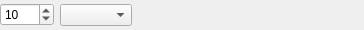
<?xml version="1.0" encoding="UTF-8"?>
<ui version="4.0">
 <class>TimeDurationWidget</class>
 <widget class="QWidget" name="TimeDurationWidget">
  <property name="geometry">
   <rect>
    <x>0</x>
    <y>0</y>
    <width>364</width>
    <height>30</height>
   </rect>
  </property>
  <property name="minimumSize">
   <size>
    <width>0</width>
    <height>30</height>
   </size>
  </property>
  <property name="windowTitle">
   <string/>
  </property>
  <layout class="QHBoxLayout" name="horizontalLayout">
   <property name="leftMargin">
    <number>0</number>
   </property>
   <property name="topMargin">
    <number>0</number>
   </property>
   <property name="rightMargin">
    <number>0</number>
   </property>
   <property name="bottomMargin">
    <number>0</number>
   </property>
   <item>
    <widget class="QSpinBox" name="valueSpinBox">
     <property name="enabled">
      <bool>true</bool>
     </property>
     <property name="correctionMode">
      <enum>QAbstractSpinBox::CorrectionMode::CorrectToNearestValue</enum>
     </property>
     <property name="maximum">
      <number>9999</number>
     </property>
     <property name="value">
      <number>10</number>
     </property>
    </widget>
   </item>
   <item>
    <widget class="QComboBox" name="periodComboBox">
     <property name="enabled">
      <bool>true</bool>
     </property>
     <property name="currentIndex">
      <number>-1</number>
     </property>
    </widget>
   </item>
   <item>
    <widget class="QLabel" name="prefixLabel">
     <property name="text">
      <string/>
     </property>
    </widget>
   </item>
   <item>
    <widget class="QLabel" name="additionalText">
     <property name="text">
      <string/>
     </property>
    </widget>
   </item>
   <item>
    <spacer name="horizontalSpacer">
     <property name="orientation">
      <enum>Qt::Orientation::Horizontal</enum>
     </property>
     <property name="sizeHint" stdset="0">
      <size>
       <width>40</width>
       <height>20</height>
      </size>
     </property>
    </spacer>
   </item>
  </layout>
 </widget>
 <resources/>
 <connections/>
</ui>
